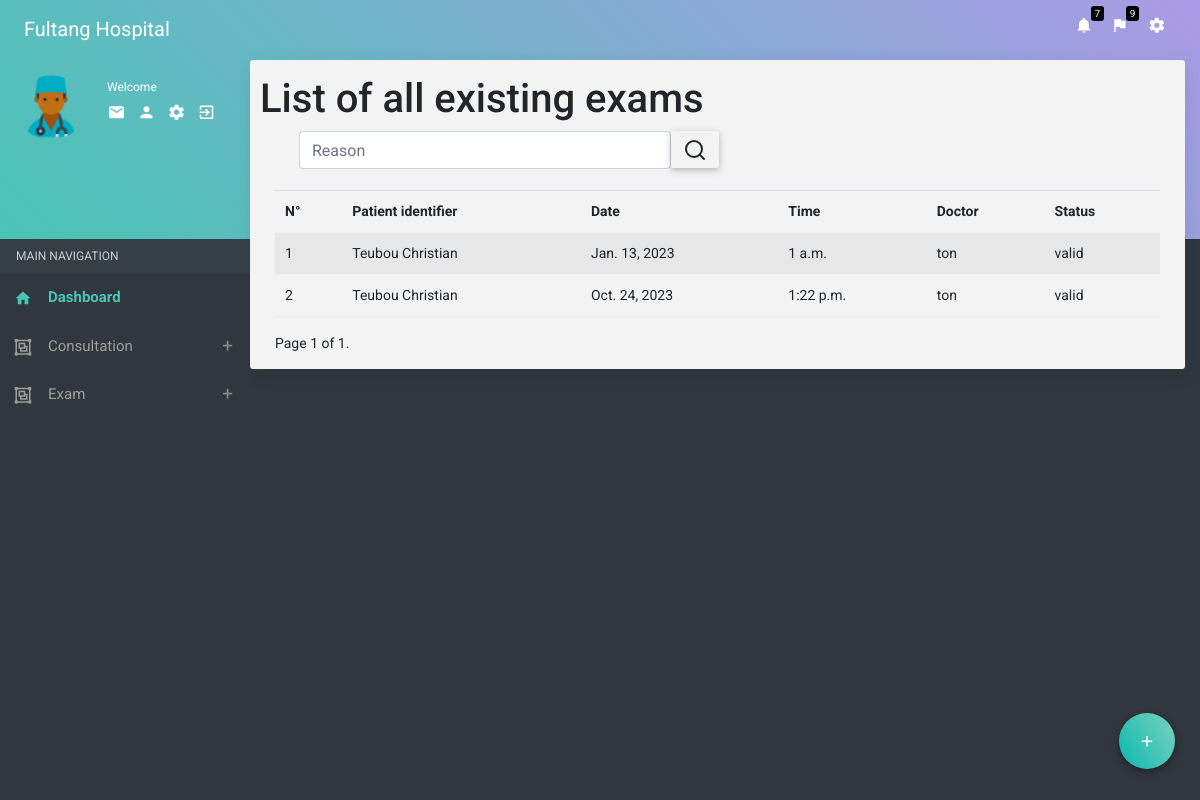
The app's page /cashier/exam_list with its own data.
### polyclinic/models.py (models this page shows, shortened)
class ExamRequest(models.Model):
    addTime = models.TimeField(auto_now=True)
    addDate = models.DateField(auto_now=True)
    examDetails = models.CharField(max_length=50, null=True)
    examStatus = models.CharField(max_length=20, default="invalid")
    patientStatus = models.CharField(max_length=20, default="invalid")
    notes = models.TextField(max_length=10000, blank=True, null=True)
    idExam = models.ForeignKey("Exam", on_delete=models.CASCADE, null=False)
    idMedicalFolderPage = models.ForeignKey("MedicalFolderPage", on_delete=models.CASCADE, null=False)
    idPatient = models.ForeignKey("Patient", on_delete=models.CASCADE, null=False)
    idMedicalStaff = models.ForeignKey("MedicalStaff", on_delete=models.CASCADE, null=False)

class Patient(models.Model):
    addDate = models.DateField(auto_now=True, blank=True)
    addTime = models.TimeField(auto_now=True, blank=True)
    cniNumber = models.CharField(max_length=20, blank=True, default=" ")  # The patient CNI
    firstName = models.CharField(max_length=50, blank=True)
    lastName = models.CharField(max_length=50, blank=True, default=" ")
    gender = models.CharField(max_length=50, choices=SEXE, default='Male', blank=True)  # The patient gender (M, F)
    phoneNumber = models.CharField(max_length=100, blank=True, default=" ")
    birthDate = models.DateField(blank=True, null=True, default="0000-00-00")
    address = models.CharField(max_length=25, blank=True, default=" ")
    email = models.CharField(max_length=25, blank=True, default=" ")
    condition = models.CharField(max_length=50, choices=CONDITION, default='NoCritical', null=False)
    service = models.CharField(max_length=50, choices=SERVICE, default='Generalist', null=False)
    status = models.CharField(max_length=20, default="invalid")  # The patient status
    idMedicalFolder = models.ForeignKey("MedicalFolder", on_delete=models.CASCADE, null=False)
    def __str__(self):
        return self.firstName.__str__() + ' ' + self.lastName.__str__()

class MedicalStaff(AbstractUser):
    role = models.CharField(max_length=20, choices=ROLES, default='NoRole')
    cniNumber = models.CharField(max_length=20, blank=True, default=" ")  # The patient CNI
    gender = models.CharField(max_length=50, choices=SEXE, default='Male', blank=True)
    profile_picture = models.ImageField(upload_to='social/images', blank=True, null=True)
    objects = MedicalStaffManager()
    def __str__(self):
        return self.username

### polyclinic/views/cashier.py (the view, shortened to what this page needs)
# urls.py: path('exam_list', exam_list),
def exam_list(request):
    list = ExamRequest.objects.all()
    paginator = Paginator(list,9)
    page = request.GET.get('page')
    list = paginator.get_page(page)
    name = ''
    return render (request, 'cashier/exam_list.html',{"list":list,'select_name' : name })

### polyclinic/templates/cashier/exam_list.html (shortened to what this page needs)
{% extends 'cashier/base_cashier.html' %}
{% load static %}
{% block content %}
<div class="row clearfix">
	<div class="text"> <h1>List of all existing exams</h1> </div>
</div>
<form class="search-form" method ="post" action="exam_list">
            <div class="row ml-2 ">
                <div class="col-lg-5 col-md-6 col-sm-12 p-0 ml-3">
                    <input type="text" name="username" value="{{select_name}}" placeholder="Reason" class="form-control" required>
                </div>
                <div class="col-lg-1 col-md-3 col-sm-12 p-0">
                    <button class="btn btn-base" type="submit">
                        <svg class="feather feather-search" fill="none" height="24"
                             stroke="currentColor"
                             stroke-linecap="round" stroke-linejoin="round" stroke-width="2"
                             viewBox="0 0 24 24"
                             width="24" xmlns="http://www.w3.org/2000/svg">
                            <circle cx="11" cy="11" r="8"></circle>
                            <line x1="21" x2="16.65" y1="21" y2="16.65"></line>
                        </svg>
                    </button>
                </div>
            </div>
    </form>
<br>
<div class="body">
    <div class="table-responsive">
        <table class="table table-striped">
            <thead>
                <th>N°</th>
                <th>Patient identifier</th>
                <th>Date</th>
                <th>Time</th>
                <th>Doctor</th>
                <th>Status</th>
            </thead>
            <tbody>
                {%for exam in list%}
                <tr>
                    <td> </td>
                    <td>{{exam.idPatient}}</td>
                    <td>{{exam.addDate}}</td>
                    <td>{{exam.addTime}}</td>
                    <td>{{exam.idMedicalStaff}}</td>
                    <td>{{exam.examStatus}}</td>
                </tr>
                {%endfor%}
            </tbody>
        </table>
    </div>
</div>
<span class="page" style="text-align:center;">
        <span class="current">
            Page {{ list.number }} of {{ list.paginator.num_pages }}.
        </span>
    </span>
{%endblock content%}

### polyclinic/templates/cashier/base_cashier.html (style rules this page uses)
table { counter-reset: row-num }
table tbody tr { counter-increment : row-num }
table tbody tr td:first-child::before { content : counter(row-num) }

### records on screen
ExamRequest: idPatient "Teubou Christian", addDate "Jan. 13, 2023", addTime "1 a.m.", idMedicalStaff "ton", examStatus "valid"
ExamRequest: idPatient "Teubou Christian", addDate "Oct. 24, 2023", addTime "1:22 p.m.", idMedicalStaff "ton", examStatus "valid"

### other values on screen
{{ list.number }} "1"
{{ list.paginator.num_pages }} "1"
